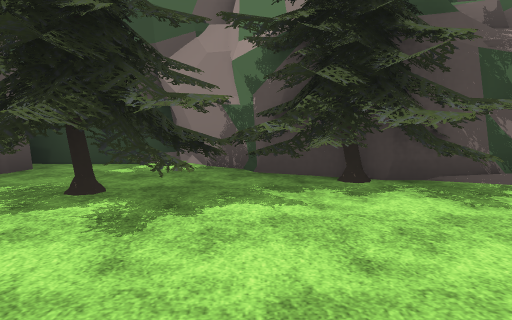
View 1 (above)

24 first-person views from a walk through a 3-D level made in the Unity game engine. The camera is 1.4 m above the floor, tilts 6° down and sees 70° across. The floor is counted in squares, 2 m on a side. Each view is taken from the middle of a square. On the plan, view 1 faces up. The plan holds only what a view shows up to about 11 squares ahead; the rest is blank. The place goes on beyond the plan. The terrain is drawn as flat ground. Some surface patterns are stand-ins.

View 2
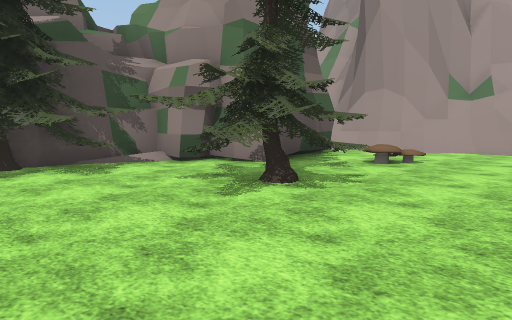

View 3
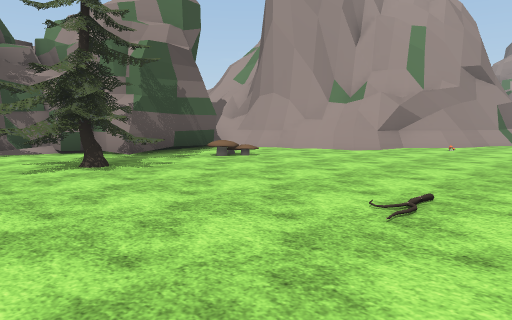

View 4
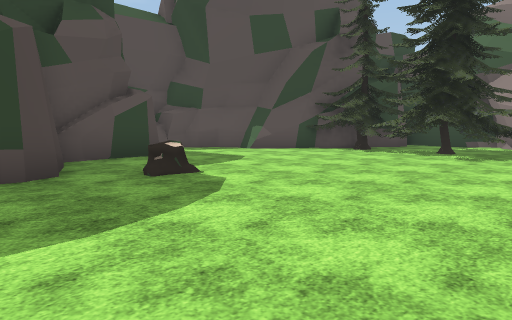

View 5
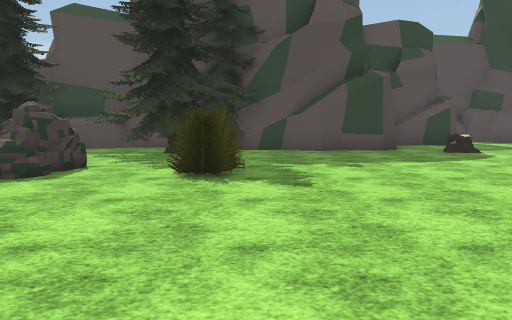

View 6
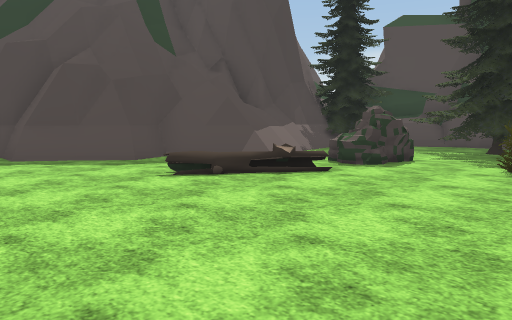

View 7
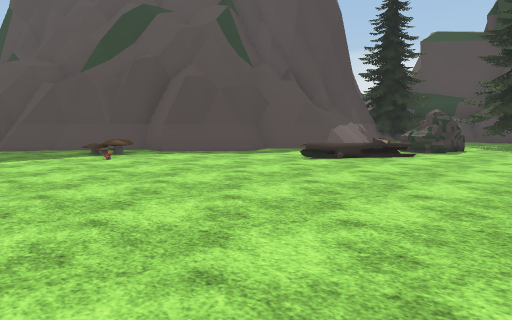

View 8
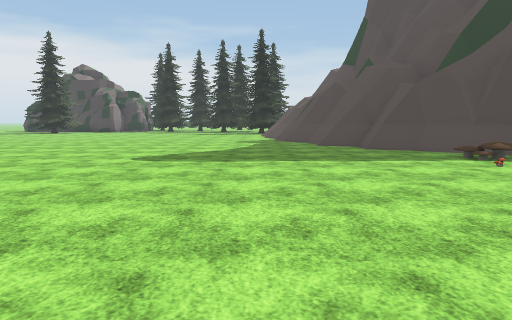

View 9
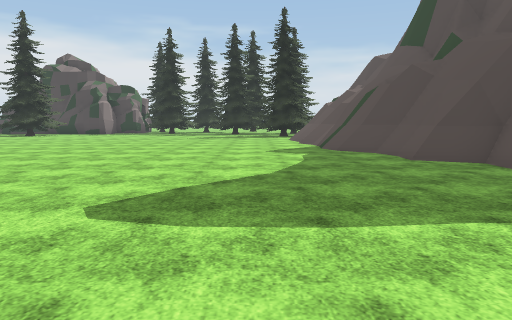

View 10
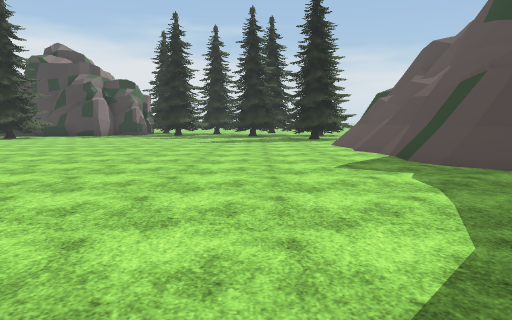

View 11
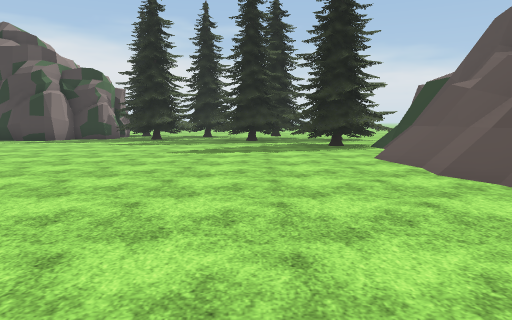

View 12
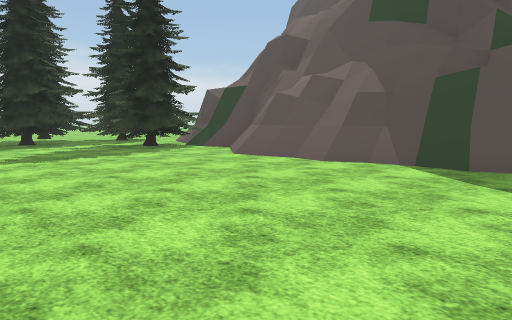

View 13
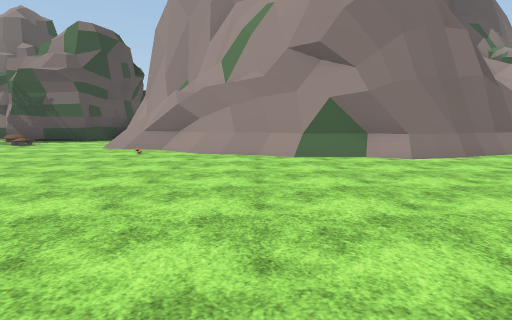

View 14
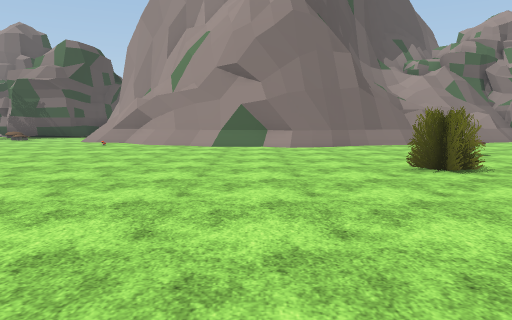

View 15
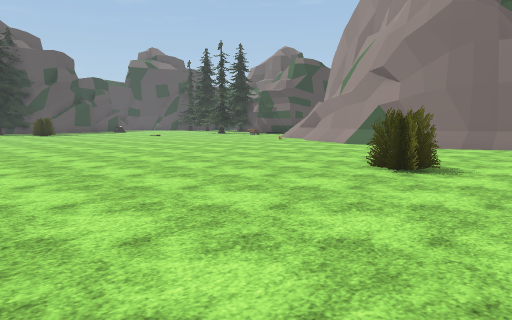

View 16
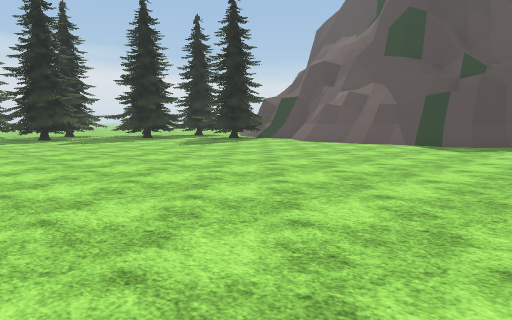

View 17
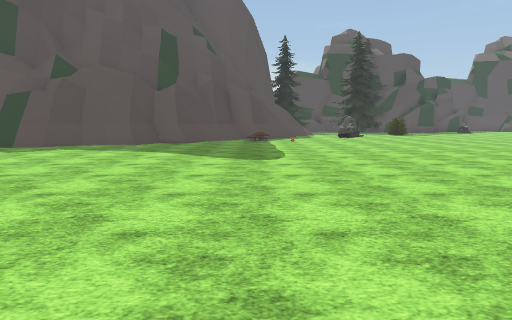

View 18
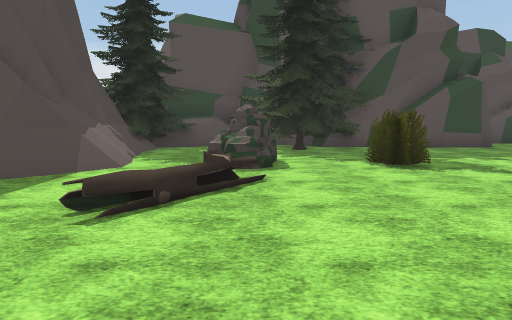

View 19
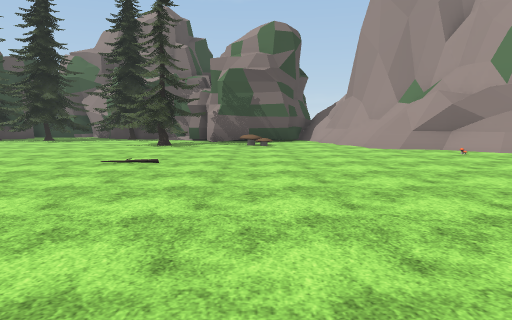

View 20
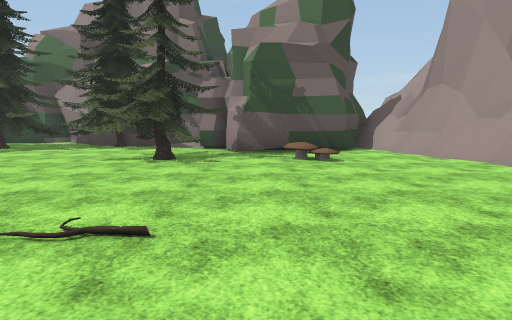

View 21
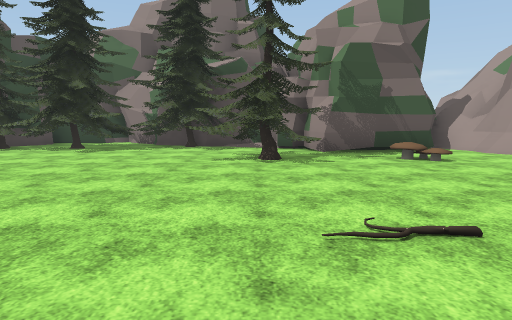

View 22
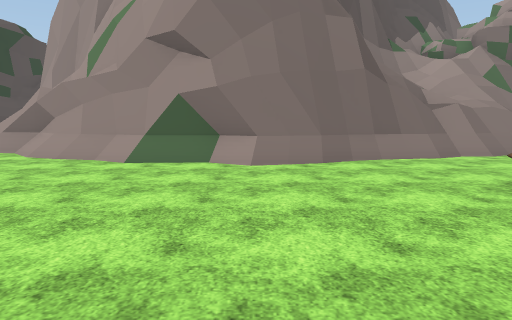

View 23
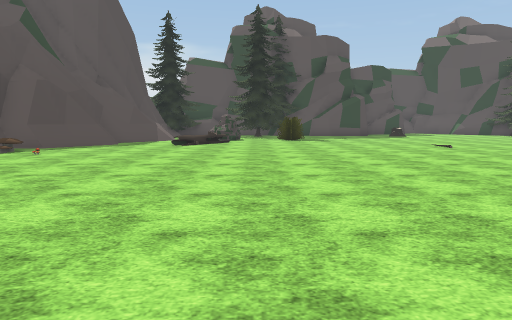

View 24
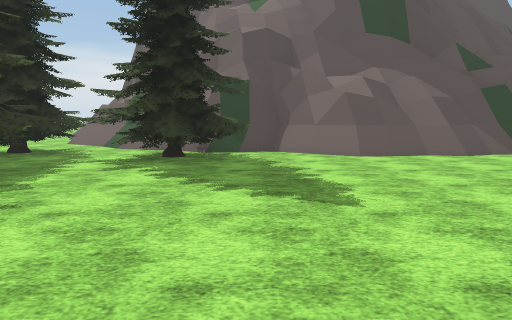

### Floor plan
Key: @ floor where view 1 was taken; # wall or solid block; . main floor; : floor 1 m higher than the main floor; + floor 4.25 m higher than the main floor; / step, stairs or slope; = window, fence, low wall or low ledge; ^ raised ledge; T tree; M mushroom; S stump; R rock; O other object.
Columns run from 7 left of view 1 to 20 right of it. Each row starts with its distance up from view 1.
  7      ##
  6    #####
  5   ##TTTTT##   ##=#
  4   #TTTTTTT##  #/=^
  3  ##TTTTTTTT####/#
  2 ##....T...TT#../#^^
  1 .........TT..M..//=^
  0 .......@.TTT....//#^^
 -1  #...............//=#^    ##
 -2  #..S............O.//######.
 -3  #.....................//...
 -4  ###........................
 -5    #......................O.
 -6    #........................
 -7   TT.......................
 -8   TTT..O.................O.
 -9   T  T.....................
-10   #TTTRR.O..................
-11  ##..../. /.................
-12  ##T.../....................
-13  #TT:////...................
-14   TT##===#//.O............
-15      #^ =^##.M.............
-16           ^#/.............
-17            ^#//..........
-18             ^#=.............
-19              ^#=............
-20              ^#/............
-21             ^==#/...........
-22             ^===/..........
-23             ^#+=/..........
-24              ==#/..........
-25              ^=#=..........
-26              ^===..........
-27              #=#..........
-28              ###.T........
-29              ###TTT........
-30                TTTT........

Where each view was taken, in squares from view 1:
view 1: 0 up, 0 right, facing up
view 2: 2 down, 0 right, facing up-right
view 3: 5 down, 1 right, facing up-right
view 4: 5 down, 1 right, facing up-left
view 5: 7 down, 5 right, facing left
view 6: 7 down, 6 right, facing down-left
view 7: 7 down, 9 right, facing down-left
view 8: 8 down, 10 right, facing down
view 9: 12 down, 11 right, facing down
view 10: 15 down, 12 right, facing down
view 11: 19 down, 12 right, facing down
view 12: 20 down, 15 right, facing down-left
view 13: 10 down, 13 right, facing up
view 14: 13 down, 15 right, facing up
view 15: 13 down, 20 right, facing up-left
view 16: 18 down, 20 right, facing down-left
view 17: 15 down, 19 right, facing left
view 18: 10 down, 6 right, facing left
view 19: 10 down, 6 right, facing up
view 20: 6 down, 5 right, facing up
view 21: 6 down, 3 right, facing up
view 22: 9 down, 16 right, facing up
view 23: 9 down, 14 right, facing left
view 24: 28 down, 17 right, facing left
